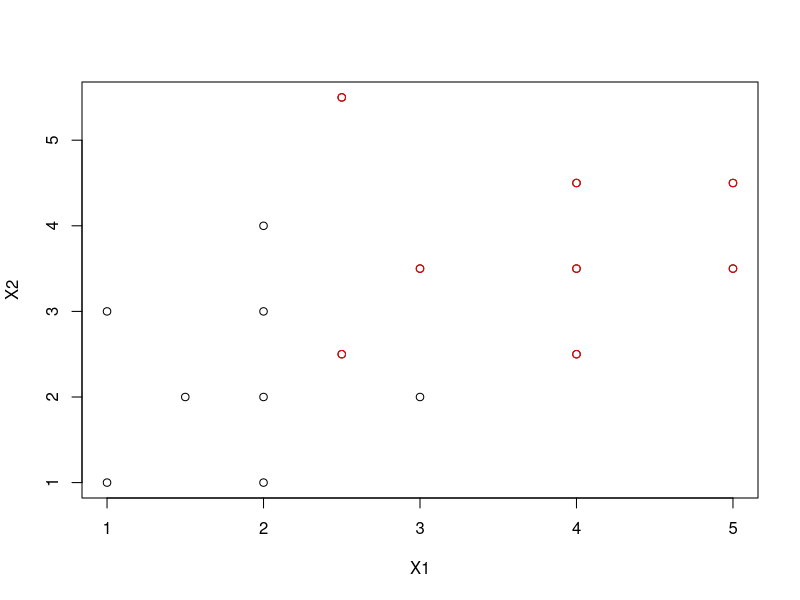
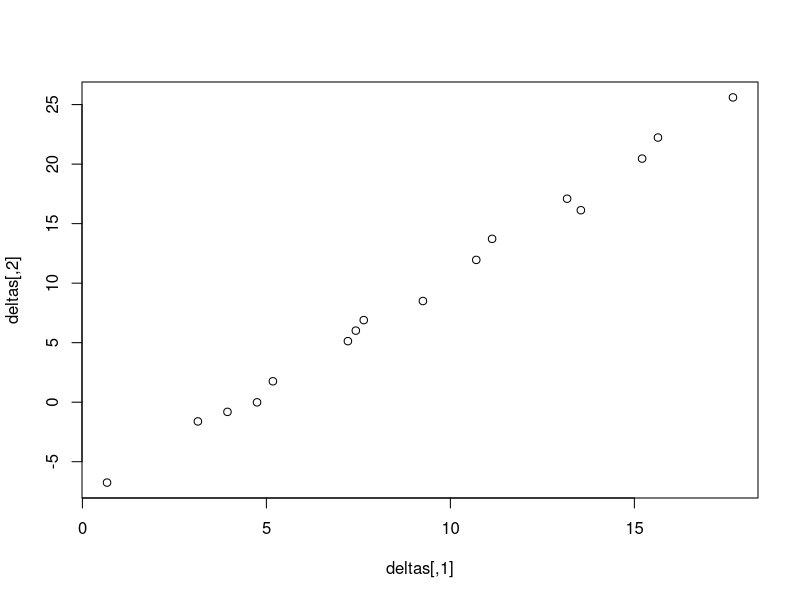
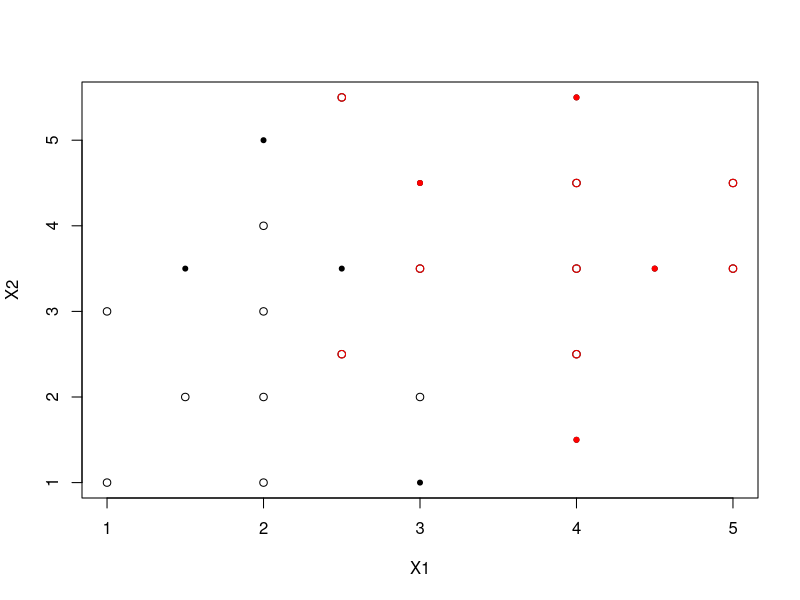

Recreate these plots in R, in order.
library(pracma)
library(MASS)
library(class)

rm(list=ls())

################################# MAIN CODE ###########################################
cat("
-------------------------------------------------------------------------------------
Welcome to the third PAMI demo/homework (year 2016): classification

In this demo we will learn to do classification (\"manually\" and using ready-made
R functions) on a very simple dataset. The purpose of the demo is both to show
you how to solve classification problems in R and to allow you to assess your
knowledge about this topic, using some questions which are similar to the ones
which are usually asked during the written exam. For this reason, the size of
the problem is very small, so you should be able to perform all your calculations 
on paper and then use the results you get in R to verify you did everything right.

Let us first generate the dataset.
")

invisible(readline(prompt = "Press [enter] to continue"))  


# prepare data
X1 = c(1,1,1.5,2,2,2,2,3,2.5,2.5,3,4,4,4,5,5)
X2 = c(1,3,2,1,2,3,4,2,2.5,5.5,3.5,2.5,3.5,4.5,3.5,4.5)
Y = c(1,1,1,1,1,1,1,1,2,2,2,2,2,2,2,2)
m = data.frame(cbind(X1,X2,Y))

plot(m[,1:2])
points(m[Y==2,1:2], col='red')

cat("
The total number of observations is 16, evenly divided in two classes (1=black and 2=red).
Observations are 2-dimensional, but to explain calculations step-by-step we will start taking
into account just the first dimension. Below here you can see the values of the variable X1
and the labels that have been assigned to the observations:

")
print(rbind(X1,Y))

invisible(readline(prompt = "Press [enter] to continue"))  

# split data to easiy access the different classes
# m1 are all the 2D points in class 1, m2 are the 2D points in class 2
m1 = m[m$Y==1,1:2]
m2 = m[m$Y==2,1:2]
n = dim(m)[1]
n1 = dim(m1)[1]
n2 = dim(m2)[1]

# p values are the priors (the probability that one element belongs to a given class k)
p = as.matrix(c(n1/n, n2/n))

# m1_ and m2_ represent our observations in 1D (using only the X1 values)
m1_ = m1[,1]
m2_ = m2[,1]

cat("
Let us now perform LDA on this 1-dimensional dataset. If you check out the lab material
on LDA (http://davide.eynard.it/teaching/2016_PAMI/Lab10.pdf) you will see that an 
observation x is classified with the class k that returns the highest *discriminant 
function* 

  delta_k(x) = x * mu_k/sigma^2 - mu_k^2/(2*sigma^2) + log(pi_k)

where:

  mu_k are the estimated means of the observations for each class k
  sigma^2 is the estimated variance of the class distributions (note that we assume
          the variance is the same for all classes - we can approximate a common
          variance from the data using pooled variance: see Lab10 notes)
  pi_k are the priors for each class k (n_k/n)

Q1) Calculate all the parameters you need for LDA classification (mu_k, sigmasq, and pi_k).
    Try to do that manually first, then write the R code to do that below here and verify
    that your results are consistent.

")

invisible(readline(prompt = "Press [enter] to continue"))  


# calculate means for m1_ and m2_ (COMPLETE THE CODE)
mu1 = mean(m1_)
mu2 = mean(m2_)

# calculate pooled variance (COMPLETE THE CODE)
s1 = sum((m1_-mu1)^2)/(n1-1)
s2 = sum((m2_-mu2)^2)/(n2-1)
sigmasq = ((n1-1)*s1 + (n2-1)*s2)/(n-2)

# pi_k values have already been calculated as p[k] before

cat("
The previous formula for the discriminant function is linear in x (i.e. a_k * x + b_k).

Q2) Calculate now the a_k, b_k parameters that you will use within the discriminant 
    functions later.
    
")

invisible(readline(prompt = "Press [enter] to continue"))  

# COMPLETE THE CODE
a1 = mu1/sigmasq
a2 = mu2/sigmasq
b1 = log(p[1]) - mu1^2/(2*sigmasq)
b2 = log(p[2]) - mu2^2/(2*sigmasq)

# the label k assigned to an observation x is the one that corresponds to the
# biggest delta_k(x) 
cat("
Classification according to your LDA implementation returns the following labels:

")
lbls = max.col(cbind(a1 * m[,1] + b1, a2 * m[,1] + b2))
print(lbls)

cat("
... and here are both the table comparing labels and ground-truth and the classification accuracy:

")

print(table(lbls,Y))
print(mean(lbls == Y))

cat("
Q3) What is the result of your classification? Are there any wrong labels (and in this
    case could you explain why)? How much is the accuracy?

Q4) What is the value of the boundary between class 1 and 2? How do you calculate it?

")

invisible(readline(prompt = "Press [enter] to continue"))  

cat("
Let us now perform LDA on the full 2D dataset. As some calculations (e.g. matrix
inversion) are not trivial to do manually, feel free to use the help of R ;-)

")

# 2D case: get means (COMPLETE THE CODE)
mu1 = as.matrix(colMeans(m1))
mu2 = as.matrix(colMeans(m2))

# get covariances (COMPLETE THE CODE)
s1 = cov(m1)
s2 = cov(m2)

# calculate pooled covariance and its inverse (COMPLETE THE CODE)
S = ((n1-1)*s1+(n2-1)*s2)/(n-2)
Si = inv(S)

# calculate deltas
deltas = cbind(as.matrix(m[,1:2]) %*% Si %*% mu1 - as.double(1/2 * t(mu1) %*% Si %*% mu1 + log(p[1])),
               as.matrix(m[,1:2]) %*% Si %*% mu2 - as.double(1/2 * t(mu2) %*% Si %*% mu2 + log(p[2])))
plot(deltas)
cat("
Classification according to your LDA implementation returns the following labels:
    
")
lbls = max.col(deltas)
print(lbls)

cat("
... and here are both the table comparing labels and ground-truth and the classification accuracy:

")

print(table(lbls,Y))
print(mean(lbls == Y))

cat("
Now complete the source code of this script to run LDA using the builtin function 
provided in R and show your results are consistent with it.

Q5) What is the result of your classification? Are there any wrong labels (and in this
    case could you explain why)? How much is the accuracy?
    

")

invisible(readline(prompt = "Press [enter] to continue"))  

# complete and uncomment the code below to automatically run LDA 
lda.fit = lda(Y ~ X1 + X2, data=m)
lda.pred = predict(lda.fit, newdata = m[,1:2])
lda.class = lda.pred$class
print(table(lda.class,Y))
print(mean(lda.class == Y))


invisible(readline(prompt = "Press [enter] to continue"))  

cat("
Until now, we have just tried to understand how well our model fits the original data
(i.e. the training data). However, we did not conclude anything about how well it will
describe *new* data! Here are some new observations (shown as dots in the plot).

")

X1 = c(1.5,2,2.5,3,3,4,4,4.5)
X2 = c(3.5,5,3.5,1,4.5,1.5,5.5,3.5)
Y = c(1,1,1,1,2,2,2,2)
m.test = data.frame(cbind(X1,X2,Y))

plot(m[,1:2])
points(m[m[,3]==2,1:2], col='red')
points(m.test[,1:2],pch=20)
points(m.test[m.test[,3]==2,1:2], pch=20, col='red')


cat("
Q6) Run the lda predictor you trained using the previous observations to classify 
    the new set of observations and comment the result. Is it expected? Are there
    any misclassifications and if so which ones and for what reason? Can you draw 
    a (rough) classification boundary from the results you got? Can you actually 
    calculate it, similarly to what you did in the 1D case?

    NOTE: to classify the new test set, you can use the lda.fit variable you obtained 
          during training
")

# complete the following code:
# lda.pred = predict(...)
lda.pred = predict(lda.fit, newdata = m.test[,1:2])
lda.class = lda.pred$class
print(table(lda.class, m.test[,3]))
print(mean(lda.class == m.test[,3]))

